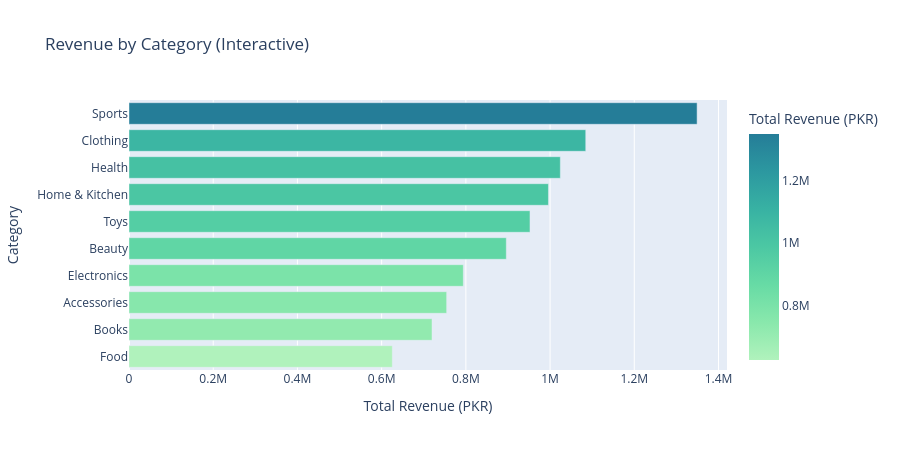

Notebook code cell kept with this figure:
### Code cell
cat_rev = df.groupby('product_category')['total_amount'].sum().reset_index()
cat_rev = cat_rev.sort_values('total_amount', ascending=True)

fig = px.bar(cat_rev, x='total_amount', y='product_category', orientation='h',
    color='total_amount', color_continuous_scale='Tealgrn',
    title='Revenue by Category (Interactive)',
    labels={'total_amount': 'Total Revenue (PKR)', 'product_category': 'Category'})
fig.update_layout(height=450)
fig.show()

### Figure 1 — Plotly figure (JSON) as saved in the notebook; plotly's stock layout.template omitted (floating-point values rounded to 4 significant figures)
{"data": [{"hovertemplate": "Total Revenue (PKR)=%{marker.color}<br>Category=%{y}<extra></extra>", "legendgroup": "", "marker": {"color": [625340, 719638, 754388, 793950, 896058, 952309, 996117, 1024400, 1084739, 1349180], "coloraxis": "coloraxis", "pattern": {"shape": ""}}, "name": "", "orientation": "h", "showlegend": false, "textposition": "auto", "type": "bar", "x": [625340, 719638, 754388, 793950, 896058, 952309, 996117, 1024400, 1084739, 1349180], "xaxis": "x", "y": ["Food", "Books", "Accessories", "Electronics", "Beauty", "Toys", "Home & Kitchen", "Health", "Clothing", "Sports"], "yaxis": "y"}], "layout": {"barmode": "relative", "coloraxis": {"autocolorscale": false, "colorbar": {"title": {"text": "Total Revenue (PKR)"}}, "colorscale": [[0.0, "rgb(176, 242, 188)"], [0.1667, "rgb(137, 232, 172)"], [0.3333, "rgb(103, 219, 165)"], [0.5, "rgb(76, 200, 163)"], [0.6667, "rgb(56, 178, 163)"], [0.8333, "rgb(44, 152, 160)"], [1.0, "rgb(37, 125, 152)"]]}, "height": 450, "legend": {"tracegroupgap": 0}, "title": {"text": "Revenue by Category (Interactive)"}, "xaxis": {"anchor": "y", "domain": [0.0, 1.0], "title": {"text": "Total Revenue (PKR)"}}, "yaxis": {"anchor": "x", "domain": [0.0, 1.0], "title": {"text": "Category"}}}}
